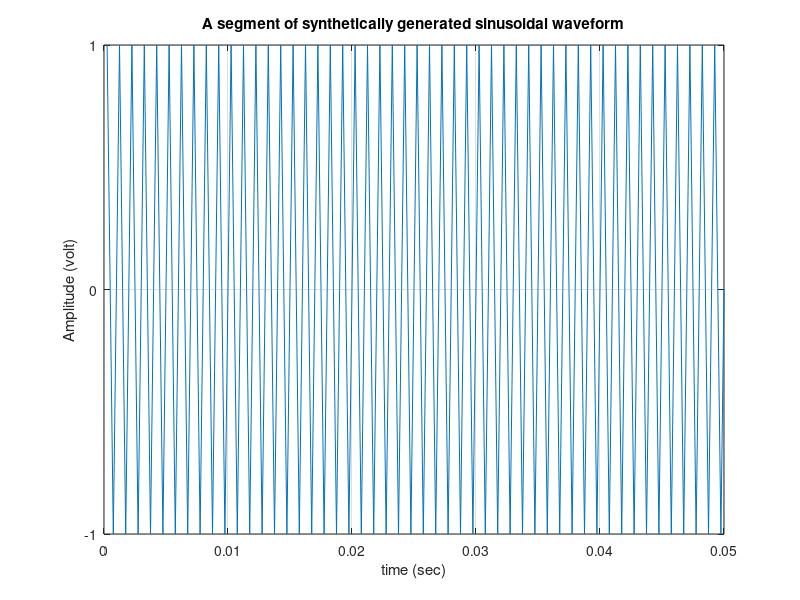
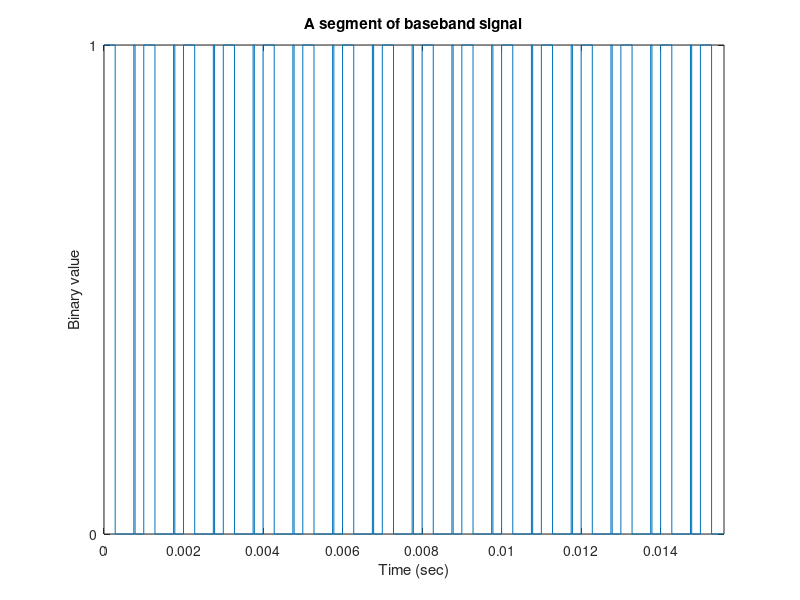
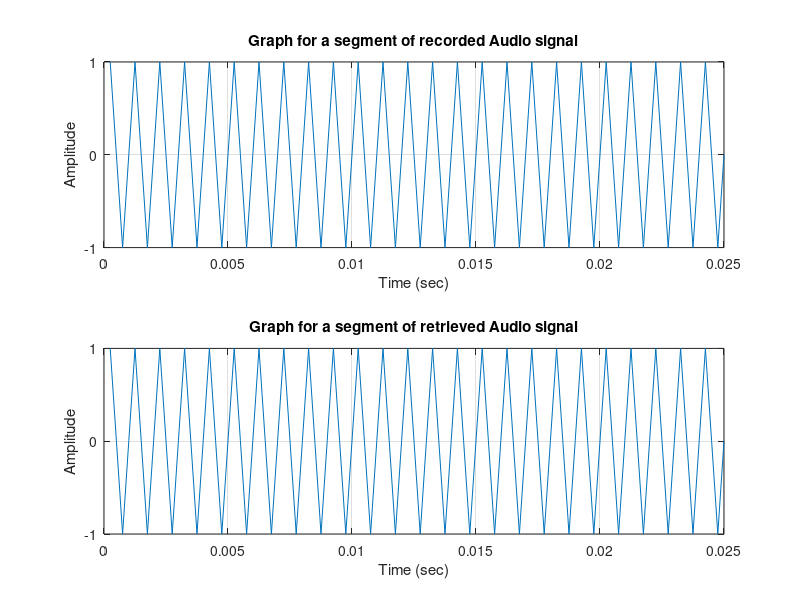

The MATLAB source for these figures, in order:
clear all;
close all;

% Parameters
f = 1000;        % Frequency of the sinusoidal signal (Hz)
Fs = 4000;       % Sampling frequency (samples per second)
t = (1/Fs:1/Fs:1)';  % Time vector for 1 second (4000 samples)
Am = 1.0;        % Amplitude of the sinusoid

% Generate signal
signal = Am * sin(2 * pi * f * t);

% Plot original signal
figure(1);
plot(t(1:200), signal(1:200));
set(gca, 'ytick', [-1 0 1]);
title('A segment of synthetically generated sinusoidal waveform');
xlabel('time (sec)');
ylabel('Amplitude (volt)');
grid on;

% Quantization parameters
maximumvalue = max(signal);
minimumvalue = min(signal);
n_bits = 8;      % 8 bits per sample
n_levels = 2^n_bits;  % 256 levels
interval = (maximumvalue - minimumvalue) / (n_levels - 1);
partition = minimumvalue:interval:maximumvalue;
codebook = (minimumvalue - interval/2):interval:(maximumvalue + interval/2); % Centered codebook

% Manual quantization (replacing quantiz)
index = zeros(size(signal));
for i = 1:length(signal)
    [~, idx] = min(abs(codebook - signal(i)));
    index(i) = idx - 1;  % Zero-based indexing (0 to 255)
end

% Convert decimal indices to binary (replacing bitget)
num_samples = length(signal); % 4000
matrix = zeros(num_samples, n_bits);
for i = 1:num_samples
    bin_str = dec2bin(index(i), n_bits);
    matrix(i, :) = double(bin_str) - '0'; % Convert to binary array
end

% Prepare baseband bitstream
matrixtps = matrix';  % 8 rows x 4000 columns
baseband = reshape(matrixtps, [], 1);  % 32000 bits

% Bit rate parameters
Tb = 1 / (Fs * n_bits);  % Bit duration (1/32000 s)
time = 0:Tb:1;  % Time vector for bits

% Plot baseband signal
figure(2);
stairs(time(1:500), baseband(1:500));
title('A segment of baseband signal');
xlabel('Time (sec)');
ylabel('Binary value');
set(gca, 'ytick', [0 1]);
axis([0 time(500) 0 1]);
grid on;

% Convolutional Encoding (manual, replacing poly2trellis and convenc)
% Using a (2,1,7) convolutional code with generators [171, 133] (octal)
% Generator polynomials: g1 = 1+x+x^2+x^3+x^6, g2 = 1+x^2+x^3+x^5+x^6
input_to_Convolutional_encoder = baseband'; % 1 x 32000
m = 6; % Constraint length - 1
code = zeros(1, 2 * length(input_to_Convolutional_encoder));
state = zeros(1, m); % Shift register initialized to zeros
g1 = [1 1 1 1 0 0 1]; % Generator 171 octal
g2 = [1 0 1 1 0 1 1]; % Generator 133 octal
for i = 1:length(input_to_Convolutional_encoder)
    input_bit = baseband(i);
    % Update shift register
    state = [input_bit, state(1:end-1)];
    % Ensure state and generator have compatible lengths
    % Output bits: XOR (mod 2) of state with generators
    out1 = mod(sum(state .* g1(2:end)) + input_bit * g1(1), 2); % Include current bit
    out2 = mod(sum(state .* g2(2:end)) + input_bit * g2(1), 2);
    code(2*i-1:2*i) = [out1, out2];
end

% Interleaving (manual, replacing randintrlv)
% Use a block interleaver (80x800 matrix)
interleaver_rows = 80;
interleaver_cols = length(code) / interleaver_rows; % 800
if mod(length(code), interleaver_rows) ~= 0
    code = [code, zeros(1, interleaver_rows - mod(length(code), interleaver_rows))];
    interleaver_cols = length(code) / interleaver_rows;
end
code_matrix = reshape(code, interleaver_rows, interleaver_cols);
data_interleave = reshape(code_matrix', 1, []); % Read column-wise

% 4-QAM Modulation (replacing qammod)
M = 4;  % 4-QAM (equivalent to QPSK)
k = log2(M);  % 2 bits per symbol
% Ensure data length is divisible by k
if mod(length(data_interleave), k) ~= 0
    data_interleave = [data_interleave, zeros(1, k - mod(length(data_interleave), k))];
end
% Manual bit-to-symbol (replacing bi2de)
num_symbols = length(data_interleave) / k;
symbol = zeros(num_symbols, 1);
for i = 1:num_symbols
    bit_pair = data_interleave((i-1)*k + 1:i*k);
    symbol(i) = bit_pair(1) * 2 + bit_pair(2); % 00->0, 01->1, 10->2, 11->3
end
% 4-QAM constellation: [1+1j, -1+1j, -1-1j, 1-1j] / sqrt(2)
constellation = [1+1j, -1+1j, -1-1j, 1-1j] / sqrt(2);
Quadrature_amplitude_modulated_data = zeros(num_symbols, 1);
for i = 1:num_symbols
    Quadrature_amplitude_modulated_data(i) = constellation(symbol(i) + 1);
end

% Demodulation (manual, replacing qamdemod)
Quadrature_amplitude_demodulated_data = zeros(num_symbols, 1);
for i = 1:num_symbols
    [~, idx] = min(abs(Quadrature_amplitude_modulated_data(i) - constellation));
    Quadrature_amplitude_demodulated_data(i) = idx - 1; % 0-based symbols
end

% Symbol Error Rate (manual, replacing symerr)
symbol_errors = sum(symbol ~= Quadrature_amplitude_demodulated_data);
symbol_error_rate = symbol_errors / num_symbols;
fprintf('Symbol Error Rate: %.5f\n', symbol_error_rate);

% Symbol to bit conversion (manual, replacing de2bi)
Retrieved_bit = zeros(num_symbols * k, 1);
for i = 1:num_symbols
    sym = Quadrature_amplitude_demodulated_data(i);
    if sym == 0
        bits = [0; 0];
    elseif sym == 1
        bits = [0; 1];
    elseif sym == 2
        bits = [1; 0];
    else % sym == 3
        bits = [1; 1];
    end
    Retrieved_bit((i-1)*k + 1:i*k) = bits;
end

% Deinterleaving (manual, replacing randdeintrlv)
% Reverse the interleaving process
deinterleave_matrix = reshape(Retrieved_bit, interleaver_cols, interleaver_rows)';
data_deinterleave = reshape(deinterleave_matrix, 1, []); % Read row-wise

% Convolutional Decoding (manual Viterbi, replacing vitdec)
% Simplified hard-decision Viterbi decoding for (2,1,7) code
decoded_bits = zeros(1, floor(length(data_deinterleave)/2));
state = zeros(1, m);
for i = 1:length(decoded_bits)
    % Take two received bits
    r = data_deinterleave(2*i-1:2*i);
    min_dist = Inf;
    best_bit = 0;
    best_state = state;
    % Try input 0 and 1
    for input = 0:1
        temp_state = [input, state(1:end-1)];
        out1 = mod(sum(temp_state .* g1(2:end)) + input * g1(1), 2);
        out2 = mod(sum(temp_state .* g2(2:end)) + input * g2(1), 2);
        dist = sum(abs([out1, out2] - r));
        if dist < min_dist
            min_dist = dist;
            best_bit = input;
            best_state = temp_state;
        end
    end
    decoded_bits(i) = best_bit;
    state = best_state;
end
decod2 = decoded_bits';

% Bit Error Rate (manual, replacing biterr)
baseband = double(baseband(1:length(decod2)));
[number, bit_error_rate] = deal(sum(decod2 ~= baseband), sum(decod2 ~= baseband) / length(decod2));
fprintf('Bit Error Rate: %.5f\n', bit_error_rate);

% Reshape and compare with matrixtps
convert = reshape(decod2, n_bits, [])'; % 4000 x 8
matrixtps = double(matrixtps(:, 1:size(convert, 1))');
[number_matrix, matrix_error_rate] = deal(sum(sum(convert ~= matrixtps)), sum(sum(convert ~= matrixtps)) / numel(matrixtps));
fprintf('Matrix Bit Error Rate: %.5f\n', matrix_error_rate);

% Binary to decimal (manual, replacing bi2de)
intconv = zeros(size(convert, 1), 1);
for i = 1:size(convert, 1)
    intconv(i) = bin2dec(char(convert(i, :) + '0'));
end

% Decimal Error Rate (manual, replacing biterr)
[number_int, decimal_error_rate] = deal(sum(intconv ~= index(1:length(intconv))), sum(intconv ~= index(1:length(intconv))) / length(intconv));
fprintf('Decimal Error Rate: %.5f\n', decimal_error_rate);

% Reconstruct signal
sample_value = minimumvalue + intconv * interval;

% Plot original vs reconstructed signal
figure(3);
subplot(2,1,1);
plot(t(1:100), signal(1:100));
set(gca, 'ytick', [-1 0 1]);
axis([0 t(100) -1 1]);
title('Graph for a segment of recorded Audio signal');
xlabel('Time (sec)');
ylabel('Amplitude');
grid on;

subplot(2,1,2);
plot(t(1:min(100, length(sample_value))), sample_value(1:min(100, length(sample_value))));
set(gca, 'ytick', [-1 0 1]);
axis([0 t(100) -1 1]);
title('Graph for a segment of retrieved Audio signal');
xlabel('Time (sec)');
ylabel('Amplitude');
grid on;